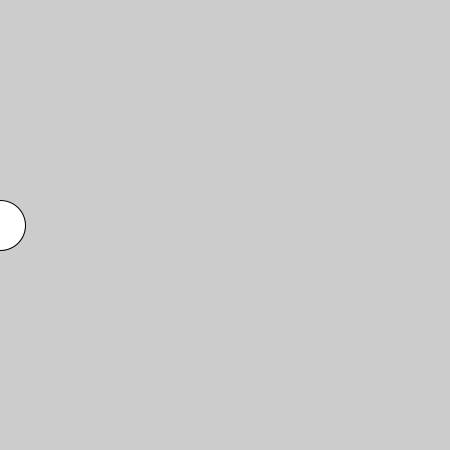
Frame 1 (no input)
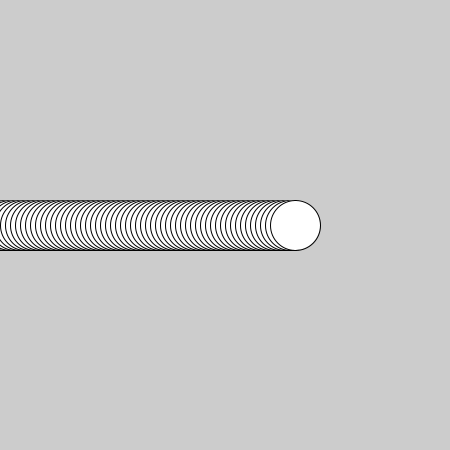
Frame 60 (the mouse pressed at the canvas centre just before this capture)
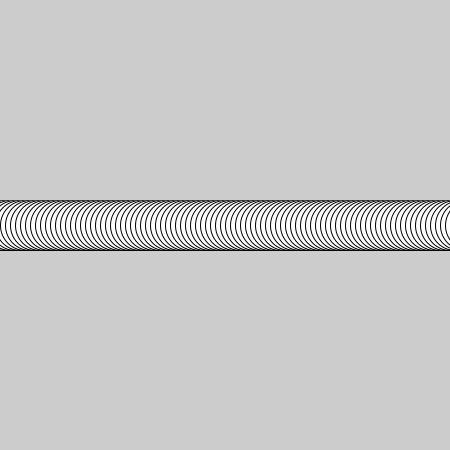
Frame 120 (the mouse held since frame 60 and released just before this capture)

The Processing sketch that drew these frames (run headless with seeded random() and noise(); from frame 60 on, the mouse is pressed at the canvas centre):

// Processing sketch: animation_Beispiel2
// ── animation_Beispiel2.pde
float posX;
float posY;

void setup() {
  size(450,450);
  posX = 0;
  posY = height/2;
}

void draw() {
  circle(posX, posY, 50);
  posX = posX + 5;
}
